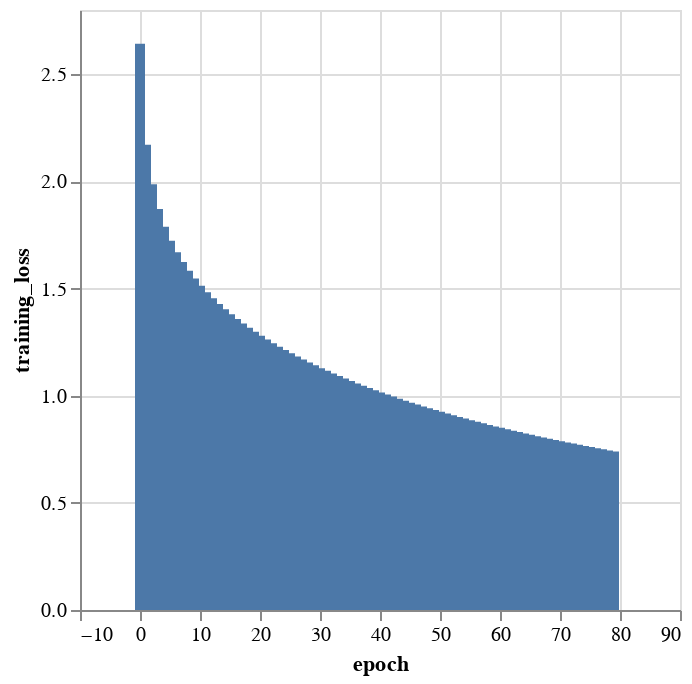

The cell this chart's notebook holds for it:
### Code cell
alt.Chart(pd.DataFrame(enumerate(bbc_training_losses), columns=["epoch", "training_loss"])).mark_bar().encode(x="epoch", y="training_loss")

### Figure 1 — Vega-Lite specification as saved in the notebook (floating-point values rounded to 4 significant figures)
{"config": {"view": {"continuousWidth": 300, "continuousHeight": 300}}, "data": {"name": "data-f9d406221fdf2831c46ccfb3bbbb56b3"}, "mark": {"type": "bar"}, "encoding": {"x": {"field": "epoch", "type": "quantitative"}, "y": {"field": "training_loss", "type": "quantitative"}}, "$schema": "https://vega.github.io/schema/vega-lite/v5.16.3.json", "datasets": {"data-f9d406221fdf2831c46ccfb3bbbb56b3": [{"epoch": 0, "training_loss": 2.643}, {"epoch": 1, "training_loss": 2.172}, {"epoch": 2, "training_loss": 1.987}, {"epoch": 3, "training_loss": 1.871}, {"epoch": 4, "training_loss": 1.789}, {"epoch": 5, "training_loss": 1.723}, {"epoch": 6, "training_loss": 1.67}, {"epoch": 7, "training_loss": 1.624}, {"epoch": 8, "training_loss": 1.583}, {"epoch": 9, "training_loss": 1.547}, {"epoch": 10, "training_loss": 1.514}, {"epoch": 11, "training_loss": 1.483}, {"epoch": 12, "training_loss": 1.455}, {"epoch": 13, "training_loss": 1.429}, {"epoch": 14, "training_loss": 1.404}, {"epoch": 15, "training_loss": 1.38}, {"epoch": 16, "training_loss": 1.358}, {"epoch": 17, "training_loss": 1.337}, {"epoch": 18, "training_loss": 1.317}, {"epoch": 19, "training_loss": 1.298}, {"epoch": 20, "training_loss": 1.28}, {"epoch": 21, "training_loss": 1.262}, {"epoch": 22, "training_loss": 1.245}, {"epoch": 23, "training_loss": 1.229}, {"epoch": 24, "training_loss": 1.213}, {"epoch": 25, "training_loss": 1.198}, {"epoch": 26, "training_loss": 1.183}, {"epoch": 27, "training_loss": 1.169}, {"epoch": 28, "training_loss": 1.155}, {"epoch": 29, "training_loss": 1.142}, {"epoch": 30, "training_loss": 1.129}, {"epoch": 31, "training_loss": 1.116}, {"epoch": 32, "training_loss": 1.104}, {"epoch": 33, "training_loss": 1.092}, {"epoch": 34, "training_loss": 1.08}, {"epoch": 35, "training_loss": 1.069}, {"epoch": 36, "training_loss": 1.057}, {"epoch": 37, "training_loss": 1.047}, {"epoch": 38, "training_loss": 1.036}, {"epoch": 39, "training_loss": 1.026}, {"epoch": 40, "training_loss": 1.015}, {"epoch": 41, "training_loss": 1.005}, {"epoch": 42, "training_loss": 0.9958}, {"epoch": 43, "training_loss": 0.9862}, {"epoch": 44, "training_loss": 0.9766}, {"epoch": 45, "training_loss": 0.9677}, {"epoch": 46, "training_loss": 0.9588}, {"epoch": 47, "training_loss": 0.9498}, {"epoch": 48, "training_loss": 0.9413}, {"epoch": 49, "training_loss": 0.9331}, {"epoch": 50, "training_loss": 0.9247}, {"epoch": 51, "training_loss": 0.9166}, {"epoch": 52, "training_loss": 0.9085}, {"epoch": 53, "training_loss": 0.9008}, {"epoch": 54, "training_loss": 0.8931}, {"epoch": 55, "training_loss": 0.8856}, {"epoch": 56, "training_loss": 0.8782}, {"epoch": 57, "training_loss": 0.8711}, {"epoch": 58, "training_loss": 0.8639}, {"epoch": 59, "training_loss": 0.8569}, {"epoch": 60, "training_loss": 0.8501}, {"epoch": 61, "training_loss": 0.8432}, {"epoch": 62, "training_loss": 0.8365}, {"epoch": 63, "training_loss": 0.8303}, {"epoch": 64, "training_loss": 0.8239}, {"epoch": 65, "training_loss": 0.8175}, {"epoch": 66, "training_loss": 0.8114}, {"epoch": 67, "training_loss": 0.8053}, {"epoch": 68, "training_loss": 0.7993}, {"epoch": 69, "training_loss": 0.7934}, {"epoch": 70, "training_loss": 0.7877}, {"epoch": 71, "training_loss": 0.782}, {"epoch": 72, "training_loss": 0.7765}, {"epoch": 73, "training_loss": 0.7709}, {"epoch": 74, "training_loss": 0.7656}, {"epoch": 75, "training_loss": 0.7601}, {"epoch": 76, "training_loss": 0.7551}, {"epoch": 77, "training_loss": 0.7498}, {"epoch": 78, "training_loss": 0.7448}, {"epoch": 79, "training_loss": 0.7399}]}}
